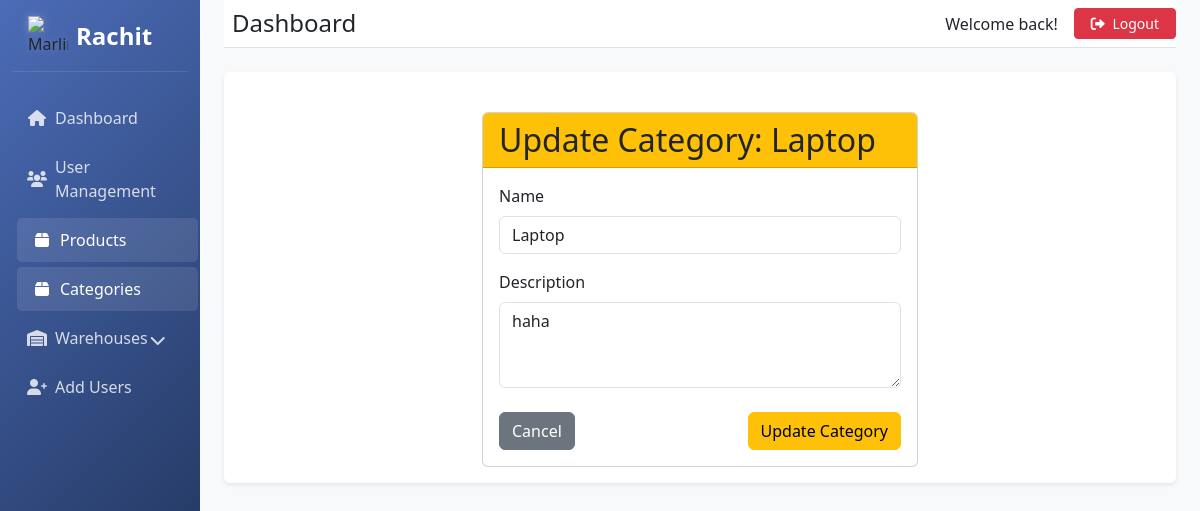
/categories/1/update/ (signed in), run on the app's committed database.
### Inventory/models.py (models this page shows, shortened)
class Category(models.Model):
    name = models.CharField(max_length=100)
    description = models.TextField(null=True, blank=True)
    expires = models.BooleanField(default=False, help_text='Whether products in this category expire')
    created_at = models.DateTimeField(auto_now_add=True)
    updated_at = models.DateTimeField(auto_now=True)
    class Meta:
        verbose_name_plural = "Categories"
        ordering = ['name']

### Inventory/views.py (the view)
# urls.py: path('categories/<int:category_id>/update/', inventory_views.update_category, name='update_category'),
@login_required
def update_category(request, category_id):
    if request.user.role not in ['admin']:
        return HttpResponseForbidden("You are not authorized to view this page")
    category = get_object_or_404(Category, id=category_id)
    if request.method == "POST":
        form = CategoryForm(request.POST, instance=category)
        if form.is_valid():
            form.save()
            return redirect('categories')  # Changed from admin_categories to categories
    else:
        form = CategoryForm(instance=category)
    return render(request, 'update_category.html', {'form': form, 'category': category})

### Inventory/forms.py
class CategoryForm(forms.ModelForm):
    class Meta:
        model = Category
        fields = ['name', 'description']
        widgets = {
            'name': forms.TextInput(attrs={'class': 'form-control'}),
            'description': forms.Textarea(attrs={'class': 'form-control', 'rows': 3}),
        }

### templates/update_category.html (shortened to what this page needs)
{% extends 'base_dashboard.html' %}
{% block sidebar_menu %}
<ul class="nav flex-column">
    <li class="nav-item">
        <a class="nav-link" href="{% url 'admin_dashboard' %}">
            <i class="fas fa-home me-2"></i> Dashboard
        </a>
    </li>
    <li class="nav-item">
        <a class="nav-link" href="{% url 'user_statistics' %}">
            <i class="fas fa-users me-2"></i> User Management
        </a>
    </li>
    <li class="nav-item">
        <a class="nav-link active" href="{% url 'products' %}">
            <i class="fas fa-box me-2"></i> Products
        </a>
    </li>
    <li class="nav-item">
        <a class="nav-link active" href="{% url 'categories' %}">
            <i class="fas fa-box me-2"></i> Categories
        </a>
    </li>
    <li class="nav-item">
        <a class="nav-link" href="#warehouseManagement" data-bs-toggle="collapse" role="button">
            <i class="fas fa-warehouse me-2"></i> Warehouses
            <i class="fas fa-chevron-down float-end mt-1"></i>
        </a>
    </li>
    <li class="nav-item">
        <a class="nav-link" href="{% url 'add_user_page' %}">
            <i class="fas fa-user-plus me-2"></i> Add Users
        </a>
    </li>
</ul>
{% endblock %}
{% load widget_tweaks %}
{% block content %}
<div class="container mt-4">
    <div class="row">
        <div class="col-md-6 offset-md-3">
            <div class="card">
                <div class="card-header bg-warning">
                    <h2 class="mb-0">Update Category: {{ category.name }}</h2>
                </div>
                <div class="card-body">
                    <form method="post">
                        {% for field in form %}
                            <div class="mb-3">
                                <label for="{{ field.id_for_label }}" class="form-label">{{ field.label }}</label>
                                {% render_field field class="form-control" %}
                            </div>
                        {% endfor %}
                        <div class="d-flex justify-content-between mt-4">
                            <a href="{% url 'categories' %}" class="btn btn-secondary">Cancel</a>
                            <button type="submit" class="btn btn-warning">Update Category</button>
                        </div>
                    </form>
                </div>
            </div>
        </div>
    </div>
</div>
{% endblock %}

### static/css/dashboard.css (style rules this page uses)
.sidebar-menu a { color: rgba(255,255,255,0.8); padding: 10px 15px; border-radius: 5px; margin-bottom: 5px; transition: all 0.2s ease; display: flex; align-items: center; }
.sidebar-menu a:hover, .sidebar-menu a.active { background-color: rgba(255,255,255,0.1); color: white; transform: translateX(5px); }
.sidebar-menu i { margin-right: 10px; width: 20px; text-align: center; }

### static/css/custom.css (style rules this page uses)
body { background: linear-gradient(135deg, #f0f9ff 0%, #e0f2fe 100%); }

### data on the page
Category: name "Laptop", name "Laptop" "haha"

### other printed values
{{ field.label }} "Name" "Description"
